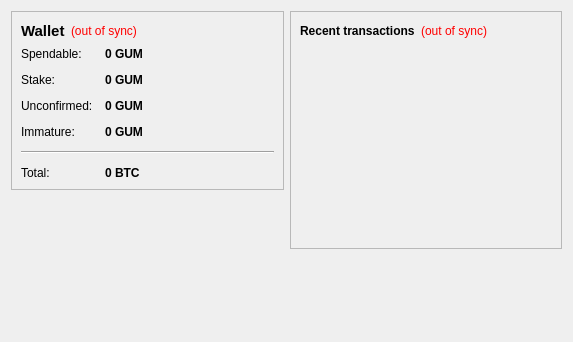
<?xml version="1.0" encoding="UTF-8"?>
<ui version="4.0">
 <class>OverviewPage</class>
 <widget class="QWidget" name="OverviewPage">
  <property name="geometry">
   <rect>
    <x>0</x>
    <y>0</y>
    <width>573</width>
    <height>342</height>
   </rect>
  </property>
  <property name="windowTitle">
   <string>Form</string>
  </property>
  <layout class="QHBoxLayout" name="horizontalLayout" stretch="1,1">
   <item>
    <layout class="QVBoxLayout" name="verticalLayout_2">
     <item>
      <widget class="QFrame" name="frame">
       <property name="frameShape">
        <enum>QFrame::StyledPanel</enum>
       </property>
       <property name="frameShadow">
        <enum>QFrame::Raised</enum>
       </property>
       <layout class="QVBoxLayout" name="verticalLayout_4">
        <item>
         <layout class="QHBoxLayout" name="horizontalLayout_4">
          <item>
           <widget class="QLabel" name="label_5">
            <property name="font">
             <font>
              <pointsize>11</pointsize>
              <weight>75</weight>
              <bold>true</bold>
             </font>
            </property>
            <property name="text">
             <string>Wallet</string>
            </property>
           </widget>
          </item>
          <item>
           <widget class="QLabel" name="labelWalletStatus">
            <property name="toolTip">
             <string>The displayed information may be out of date. Your wallet automatically synchronizes with the DUMDUM network after a connection is established, but this process has not completed yet.</string>
            </property>
            <property name="styleSheet">
             <string notr="true">QLabel { color: red; }</string>
            </property>
            <property name="text">
             <string notr="true">(out of sync)</string>
            </property>
            <property name="alignment">
             <set>Qt::AlignLeading|Qt::AlignLeft|Qt::AlignVCenter</set>
            </property>
           </widget>
          </item>
          <item>
           <spacer name="horizontalSpacer_2">
            <property name="orientation">
             <enum>Qt::Horizontal</enum>
            </property>
            <property name="sizeHint" stdset="0">
             <size>
              <width>40</width>
              <height>20</height>
             </size>
            </property>
           </spacer>
          </item>
         </layout>
        </item>
        <item>
         <layout class="QFormLayout" name="formLayout_2">
          <property name="fieldGrowthPolicy">
           <enum>QFormLayout::AllNonFixedFieldsGrow</enum>
          </property>
          <property name="horizontalSpacing">
           <number>12</number>
          </property>
          <property name="verticalSpacing">
           <number>12</number>
          </property>
          <item row="0" column="0">
           <widget class="QLabel" name="label">
            <property name="text">
             <string>Spendable:</string>
            </property>
           </widget>
          </item>
          <item row="0" column="1">
           <widget class="QLabel" name="labelBalance">
            <property name="font">
             <font>
              <weight>75</weight>
              <bold>true</bold>
             </font>
            </property>
            <property name="cursor">
             <cursorShape>IBeamCursor</cursorShape>
            </property>
            <property name="toolTip">
             <string>Your current spendable balance</string>
            </property>
            <property name="text">
             <string notr="true">0 GUM</string>
            </property>
            <property name="textInteractionFlags">
             <set>Qt::LinksAccessibleByMouse|Qt::TextSelectableByKeyboard|Qt::TextSelectableByMouse</set>
            </property>
           </widget>
          </item>
          <item row="1" column="0">
           <widget class="QLabel" name="label_6">
            <property name="text">
             <string>Stake:</string>
            </property>
           </widget>
          </item>
          <item row="1" column="1">
           <widget class="QLabel" name="labelStake">
            <property name="font">
             <font>
              <weight>75</weight>
              <bold>true</bold>
             </font>
            </property>
            <property name="cursor">
             <cursorShape>IBeamCursor</cursorShape>
            </property>
            <property name="toolTip">
             <string>Total of coins that was staked, and do not yet count toward the current balance</string>
            </property>
            <property name="text">
             <string notr="true">0 GUM</string>
            </property>
            <property name="textInteractionFlags">
             <set>Qt::LinksAccessibleByMouse|Qt::TextSelectableByKeyboard|Qt::TextSelectableByMouse</set>
            </property>
           </widget>
          </item>
          <item row="2" column="0">
           <widget class="QLabel" name="label_3">
            <property name="text">
             <string>Unconfirmed:</string>
            </property>
           </widget>
          </item>
          <item row="2" column="1">
           <widget class="QLabel" name="labelUnconfirmed">
            <property name="font">
             <font>
              <weight>75</weight>
              <bold>true</bold>
             </font>
            </property>
            <property name="cursor">
             <cursorShape>IBeamCursor</cursorShape>
            </property>
            <property name="toolTip">
             <string>Total of transactions that have yet to be confirmed, and do not yet count toward the current balance</string>
            </property>
            <property name="text">
             <string notr="true">0 GUM</string>
            </property>
            <property name="textInteractionFlags">
             <set>Qt::LinksAccessibleByMouse|Qt::TextSelectableByKeyboard|Qt::TextSelectableByMouse</set>
            </property>
           </widget>
          </item>
          <item row="3" column="0">
           <widget class="QLabel" name="labelImmatureText">
            <property name="text">
             <string>Immature:</string>
            </property>
           </widget>
          </item>
          <item row="3" column="1">
           <widget class="QLabel" name="labelImmature">
            <property name="font">
             <font>
              <weight>75</weight>
              <bold>true</bold>
             </font>
            </property>
            <property name="toolTip">
             <string>Mined balance that has not yet matured</string>
            </property>
            <property name="text">
             <string notr="true">0 GUM</string>
            </property>
            <property name="textInteractionFlags">
             <set>Qt::LinksAccessibleByMouse|Qt::TextSelectableByKeyboard|Qt::TextSelectableByMouse</set>
            </property>
           </widget>
          </item>
          <item row="4" column="0" colspan="2">
           <widget class="Line" name="line">
            <property name="orientation">
             <enum>Qt::Horizontal</enum>
            </property>
           </widget>
          </item>
          <item row="5" column="0">
           <widget class="QLabel" name="labelTotalText">
            <property name="text">
             <string>Total:</string>
            </property>
           </widget>
          </item>
          <item row="5" column="1">
           <widget class="QLabel" name="labelTotal">
            <property name="font">
             <font>
              <weight>75</weight>
              <bold>true</bold>
             </font>
            </property>
            <property name="cursor">
             <cursorShape>IBeamCursor</cursorShape>
            </property>
            <property name="toolTip">
             <string>Your current total balance</string>
            </property>
            <property name="text">
             <string notr="true">0 BTC</string>
            </property>
            <property name="textInteractionFlags">
             <set>Qt::LinksAccessibleByMouse|Qt::TextSelectableByKeyboard|Qt::TextSelectableByMouse</set>
            </property>
           </widget>
          </item>
         </layout>
        </item>
       </layout>
      </widget>
     </item>
     <item>
      <spacer name="verticalSpacer">
       <property name="orientation">
        <enum>Qt::Vertical</enum>
       </property>
       <property name="sizeHint" stdset="0">
        <size>
         <width>20</width>
         <height>40</height>
        </size>
       </property>
      </spacer>
     </item>
     <item>
      <widget class="QLabel" name="label_2">
       <property name="text">
        <string/>
       </property>
       <property name="pixmap">
        <pixmap resource="../bitcoin.qrc">:/icons/DUMDUM</pixmap>
       </property>
      </widget>
     </item>
    </layout>
   </item>
   <item>
    <layout class="QVBoxLayout" name="verticalLayout_3">
     <item>
      <widget class="QFrame" name="frame_2">
       <property name="frameShape">
        <enum>QFrame::StyledPanel</enum>
       </property>
       <property name="frameShadow">
        <enum>QFrame::Raised</enum>
       </property>
       <layout class="QVBoxLayout" name="verticalLayout">
        <item>
         <layout class="QHBoxLayout" name="horizontalLayout_2">
          <item>
           <widget class="QLabel" name="label_4">
            <property name="text">
             <string>&lt;b&gt;Recent transactions&lt;/b&gt;</string>
            </property>
           </widget>
          </item>
          <item>
           <widget class="QLabel" name="labelTransactionsStatus">
            <property name="toolTip">
             <string>The displayed information may be out of date. Your wallet automatically synchronizes with the DUMDUM network after a connection is established, but this process has not completed yet.</string>
            </property>
            <property name="styleSheet">
             <string notr="true">QLabel { color: red; }</string>
            </property>
            <property name="text">
             <string notr="true">(out of sync)</string>
            </property>
            <property name="alignment">
             <set>Qt::AlignRight|Qt::AlignTrailing|Qt::AlignVCenter</set>
            </property>
           </widget>
          </item>
          <item>
           <spacer name="horizontalSpacer">
            <property name="orientation">
             <enum>Qt::Horizontal</enum>
            </property>
            <property name="sizeHint" stdset="0">
             <size>
              <width>40</width>
              <height>20</height>
             </size>
            </property>
           </spacer>
          </item>
         </layout>
        </item>
        <item>
         <widget class="QListView" name="listTransactions">
          <property name="styleSheet">
           <string notr="true">QListView { background: transparent; }</string>
          </property>
          <property name="frameShape">
           <enum>QFrame::NoFrame</enum>
          </property>
          <property name="verticalScrollBarPolicy">
           <enum>Qt::ScrollBarAlwaysOff</enum>
          </property>
          <property name="horizontalScrollBarPolicy">
           <enum>Qt::ScrollBarAlwaysOff</enum>
          </property>
          <property name="selectionMode">
           <enum>QAbstractItemView::NoSelection</enum>
          </property>
         </widget>
        </item>
       </layout>
      </widget>
     </item>
     <item>
      <spacer name="verticalSpacer_2">
       <property name="orientation">
        <enum>Qt::Vertical</enum>
       </property>
       <property name="sizeHint" stdset="0">
        <size>
         <width>20</width>
         <height>40</height>
        </size>
       </property>
      </spacer>
     </item>
    </layout>
   </item>
  </layout>
 </widget>
 <resources>
  <include location="../bitcoin.qrc"/>
 </resources>
 <connections/>
</ui>
